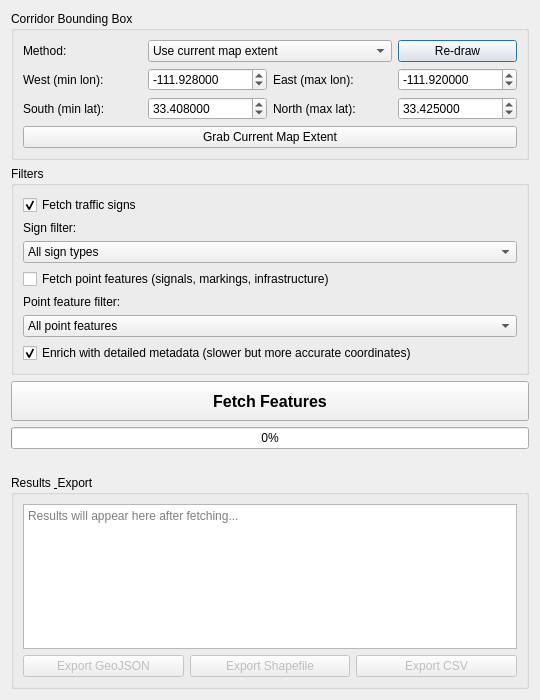
<?xml version="1.0" encoding="UTF-8"?>
<ui version="4.0">
 <class>TrafficSignInventoryDialogBase</class>
 <widget class="QDialog" name="TrafficSignInventoryDialogBase">
  <property name="geometry">
   <rect>
    <x>0</x>
    <y>0</y>
    <width>540</width>
    <height>700</height>
   </rect>
  </property>
  <property name="minimumSize">
   <size>
    <width>520</width>
    <height>650</height>
   </size>
  </property>
  <property name="windowTitle">
   <string>Traffic Sign Inventory Tool</string>
  </property>
  <layout class="QVBoxLayout" name="main_layout">

   <!-- Corridor Bounding Box Group -->
   <item>
    <widget class="QGroupBox" name="bbox_group">
     <property name="title">
      <string>Corridor Bounding Box</string>
     </property>
     <layout class="QGridLayout" name="bbox_layout">
      <item row="0" column="0">
       <widget class="QLabel" name="method_label">
        <property name="text">
         <string>Method:</string>
        </property>
       </widget>
      </item>
      <item row="0" column="1" colspan="2">
       <widget class="QComboBox" name="bbox_method">
        <item>
         <property name="text">
          <string>Use current map extent</string>
         </property>
        </item>
        <item>
         <property name="text">
          <string>Enter coordinates manually</string>
         </property>
        </item>
        <item>
         <property name="text">
          <string>Draw on map</string>
         </property>
        </item>
       </widget>
      </item>
      <item row="0" column="3">
       <widget class="QPushButton" name="redraw_btn">
        <property name="text">
         <string>Re-draw</string>
        </property>
        <property name="visible">
         <bool>false</bool>
        </property>
        <property name="toolTip">
         <string>Draw a new rectangle on the map</string>
        </property>
       </widget>
      </item>
      <item row="1" column="0">
       <widget class="QLabel" name="west_label">
        <property name="text">
         <string>West (min lon):</string>
        </property>
       </widget>
      </item>
      <item row="1" column="1">
       <widget class="QDoubleSpinBox" name="west_input">
        <property name="minimum">
         <double>-180.000000</double>
        </property>
        <property name="maximum">
         <double>180.000000</double>
        </property>
        <property name="decimals">
         <number>6</number>
        </property>
        <property name="value">
         <double>-111.928000</double>
        </property>
        <property name="maximumSize">
         <size>
          <width>130</width>
          <height>16777215</height>
         </size>
        </property>
       </widget>
      </item>
      <item row="1" column="2">
       <widget class="QLabel" name="east_label">
        <property name="text">
         <string>East (max lon):</string>
        </property>
       </widget>
      </item>
      <item row="1" column="3">
       <widget class="QDoubleSpinBox" name="east_input">
        <property name="minimum">
         <double>-180.000000</double>
        </property>
        <property name="maximum">
         <double>180.000000</double>
        </property>
        <property name="decimals">
         <number>6</number>
        </property>
        <property name="value">
         <double>-111.920000</double>
        </property>
        <property name="maximumSize">
         <size>
          <width>130</width>
          <height>16777215</height>
         </size>
        </property>
       </widget>
      </item>
      <item row="2" column="0">
       <widget class="QLabel" name="south_label">
        <property name="text">
         <string>South (min lat):</string>
        </property>
       </widget>
      </item>
      <item row="2" column="1">
       <widget class="QDoubleSpinBox" name="south_input">
        <property name="minimum">
         <double>-90.000000</double>
        </property>
        <property name="maximum">
         <double>90.000000</double>
        </property>
        <property name="decimals">
         <number>6</number>
        </property>
        <property name="value">
         <double>33.408000</double>
        </property>
        <property name="maximumSize">
         <size>
          <width>130</width>
          <height>16777215</height>
         </size>
        </property>
       </widget>
      </item>
      <item row="2" column="2">
       <widget class="QLabel" name="north_label">
        <property name="text">
         <string>North (max lat):</string>
        </property>
       </widget>
      </item>
      <item row="2" column="3">
       <widget class="QDoubleSpinBox" name="north_input">
        <property name="minimum">
         <double>-90.000000</double>
        </property>
        <property name="maximum">
         <double>90.000000</double>
        </property>
        <property name="decimals">
         <number>6</number>
        </property>
        <property name="value">
         <double>33.425000</double>
        </property>
        <property name="maximumSize">
         <size>
          <width>130</width>
          <height>16777215</height>
         </size>
        </property>
       </widget>
      </item>
      <item row="3" column="0" colspan="4">
       <widget class="QPushButton" name="grab_extent_btn">
        <property name="text">
         <string>Grab Current Map Extent</string>
        </property>
       </widget>
      </item>
     </layout>
    </widget>
   </item>

   <!-- Filters Group -->
   <item>
    <widget class="QGroupBox" name="filter_group">
     <property name="title">
      <string>Filters</string>
     </property>
     <layout class="QVBoxLayout" name="filter_layout">
      <item>
       <widget class="QCheckBox" name="fetch_signs_check">
        <property name="text">
         <string>Fetch traffic signs</string>
        </property>
        <property name="checked">
         <bool>true</bool>
        </property>
       </widget>
      </item>
      <item>
       <widget class="QLabel" name="sign_filter_label">
        <property name="text">
         <string>Sign filter:</string>
        </property>
       </widget>
      </item>
      <item>
       <widget class="QComboBox" name="filter_category">
        <item>
         <property name="text">
          <string>All sign types</string>
         </property>
        </item>
        <item>
         <property name="text">
          <string>Regulatory only</string>
         </property>
        </item>
        <item>
         <property name="text">
          <string>Warning only</string>
         </property>
        </item>
        <item>
         <property name="text">
          <string>Information / Guide only</string>
         </property>
        </item>
        <item>
         <property name="text">
          <string>Stop &amp; Yield only</string>
         </property>
        </item>
        <item>
         <property name="text">
          <string>Speed Limit only</string>
         </property>
        </item>
       </widget>
      </item>
      <item>
       <widget class="QCheckBox" name="fetch_points_check">
        <property name="text">
         <string>Fetch point features (signals, markings, infrastructure)</string>
        </property>
        <property name="checked">
         <bool>false</bool>
        </property>
       </widget>
      </item>
      <item>
       <widget class="QLabel" name="point_filter_label">
        <property name="text">
         <string>Point feature filter:</string>
        </property>
        <property name="visible">
         <bool>false</bool>
        </property>
       </widget>
      </item>
      <item>
       <widget class="QComboBox" name="point_filter_category">
        <property name="visible">
         <bool>false</bool>
        </property>
        <item>
         <property name="text">
          <string>All point features</string>
         </property>
        </item>
        <item>
         <property name="text">
          <string>Signals only</string>
         </property>
        </item>
        <item>
         <property name="text">
          <string>Markings only</string>
         </property>
        </item>
        <item>
         <property name="text">
          <string>Infrastructure only</string>
         </property>
        </item>
        <item>
         <property name="text">
          <string>Furniture only</string>
         </property>
        </item>
        <item>
         <property name="text">
          <string>Traffic control only</string>
         </property>
        </item>
       </widget>
      </item>
      <item>
       <widget class="QCheckBox" name="enrich_check">
        <property name="text">
         <string>Enrich with detailed metadata (slower but more accurate coordinates)</string>
        </property>
        <property name="checked">
         <bool>true</bool>
        </property>
       </widget>
      </item>
     </layout>
    </widget>
   </item>

   <!-- Run Button -->
   <item>
    <widget class="QPushButton" name="run_btn">
     <property name="text">
      <string>Fetch Features</string>
     </property>
     <property name="minimumSize">
      <size>
       <width>0</width>
       <height>40</height>
      </size>
     </property>
     <property name="font">
      <font>
       <pointsize>12</pointsize>
       <bold>true</bold>
      </font>
     </property>
    </widget>
   </item>

   <!-- Progress Bar -->
   <item>
    <widget class="QProgressBar" name="progress_bar">
     <property name="visible">
      <bool>false</bool>
     </property>
     <property name="value">
      <number>0</number>
     </property>
    </widget>
   </item>

   <!-- Status Label -->
   <item>
    <widget class="QLabel" name="status_label">
     <property name="text">
      <string/>
     </property>
     <property name="alignment">
      <set>Qt::AlignCenter</set>
     </property>
    </widget>
   </item>

   <!-- Results & Export Group -->
   <item>
    <widget class="QGroupBox" name="export_group">
     <property name="title">
      <string>Results &amp; Export</string>
     </property>
     <layout class="QVBoxLayout" name="export_layout">
      <item>
       <widget class="QTextEdit" name="results_text">
        <property name="readOnly">
         <bool>true</bool>
        </property>
        <property name="maximumSize">
         <size>
          <width>16777215</width>
          <height>150</height>
         </size>
        </property>
        <property name="placeholderText">
         <string>Results will appear here after fetching...</string>
        </property>
       </widget>
      </item>
      <item>
       <layout class="QHBoxLayout" name="btn_layout">
        <item>
         <widget class="QPushButton" name="export_geojson_btn">
          <property name="text">
           <string>Export GeoJSON</string>
          </property>
          <property name="enabled">
           <bool>false</bool>
          </property>
         </widget>
        </item>
        <item>
         <widget class="QPushButton" name="export_shp_btn">
          <property name="text">
           <string>Export Shapefile</string>
          </property>
          <property name="enabled">
           <bool>false</bool>
          </property>
         </widget>
        </item>
        <item>
         <widget class="QPushButton" name="export_csv_btn">
          <property name="text">
           <string>Export CSV</string>
          </property>
          <property name="enabled">
           <bool>false</bool>
          </property>
         </widget>
        </item>
       </layout>
      </item>
     </layout>
    </widget>
   </item>

  </layout>
 </widget>
 <resources/>
 <connections/>
</ui>
